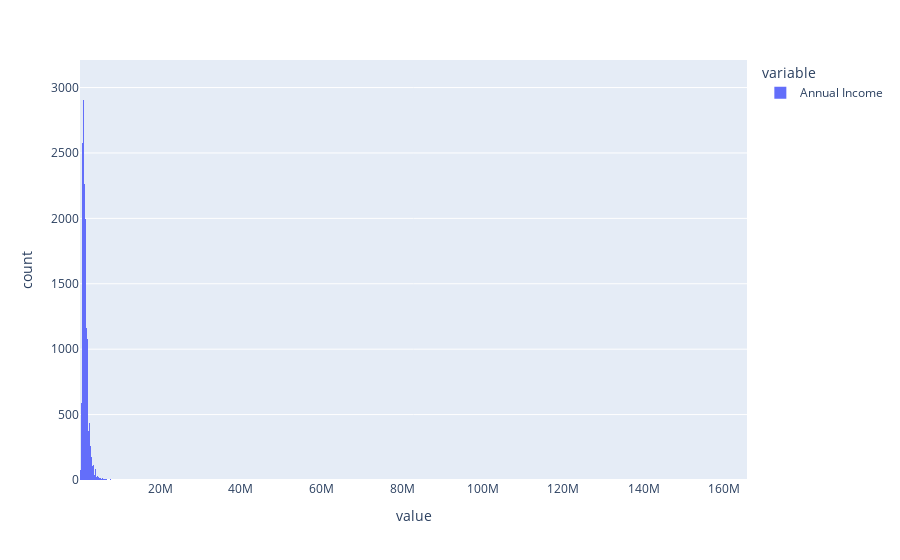

Source (notebook cell):
### Code cell
exp.histogram(df['Annual Income'])

### Figure 1 — Plotly figure (JSON) as saved in the notebook; plotly's stock layout.template omitted (floating-point values rounded to 4 significant figures; data arrays with more than 128 entries replaced by an {"elided": "..."} marker saying what was removed)
{"data": [{"alignmentgroup": "True", "bingroup": "x", "hovertemplate": "variable=Annual Income<br>value=%{x}<br>count=%{y}<extra></extra>", "legendgroup": "Annual Income", "marker": {"color": "#636efa", "pattern": {"shape": ""}}, "name": "Annual Income", "offsetgroup": "Annual Income", "orientation": "v", "showlegend": true, "type": "histogram", "x": {"elided": "78883 int values"}, "xaxis": "x", "yaxis": "y"}], "layout": {"barmode": "relative", "legend": {"title": {"text": "variable"}, "tracegroupgap": 0}, "margin": {"t": 60}, "xaxis": {"anchor": "y", "domain": [0, 1], "title": {"text": "value"}}, "yaxis": {"anchor": "x", "domain": [0, 1], "title": {"text": "count"}}}}
